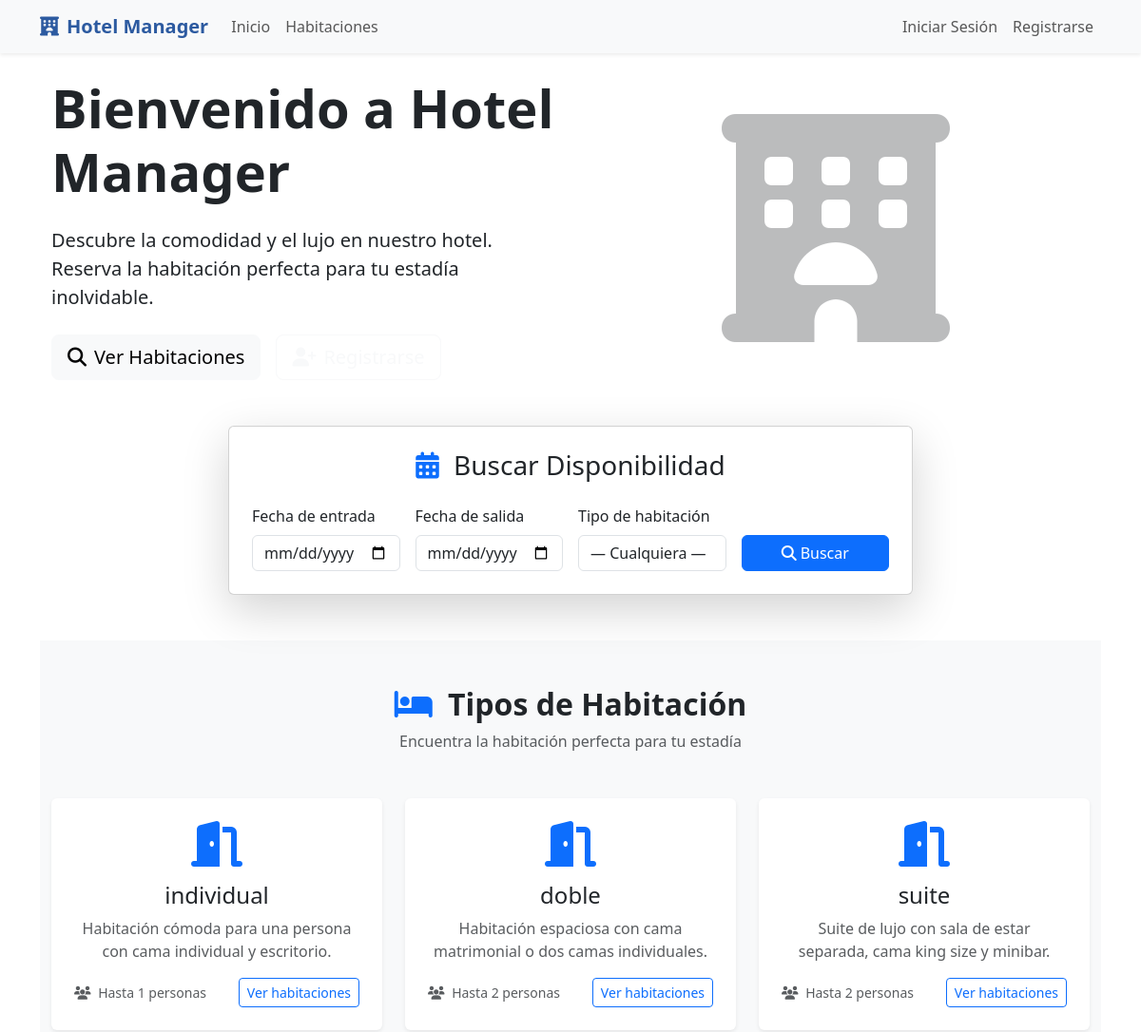
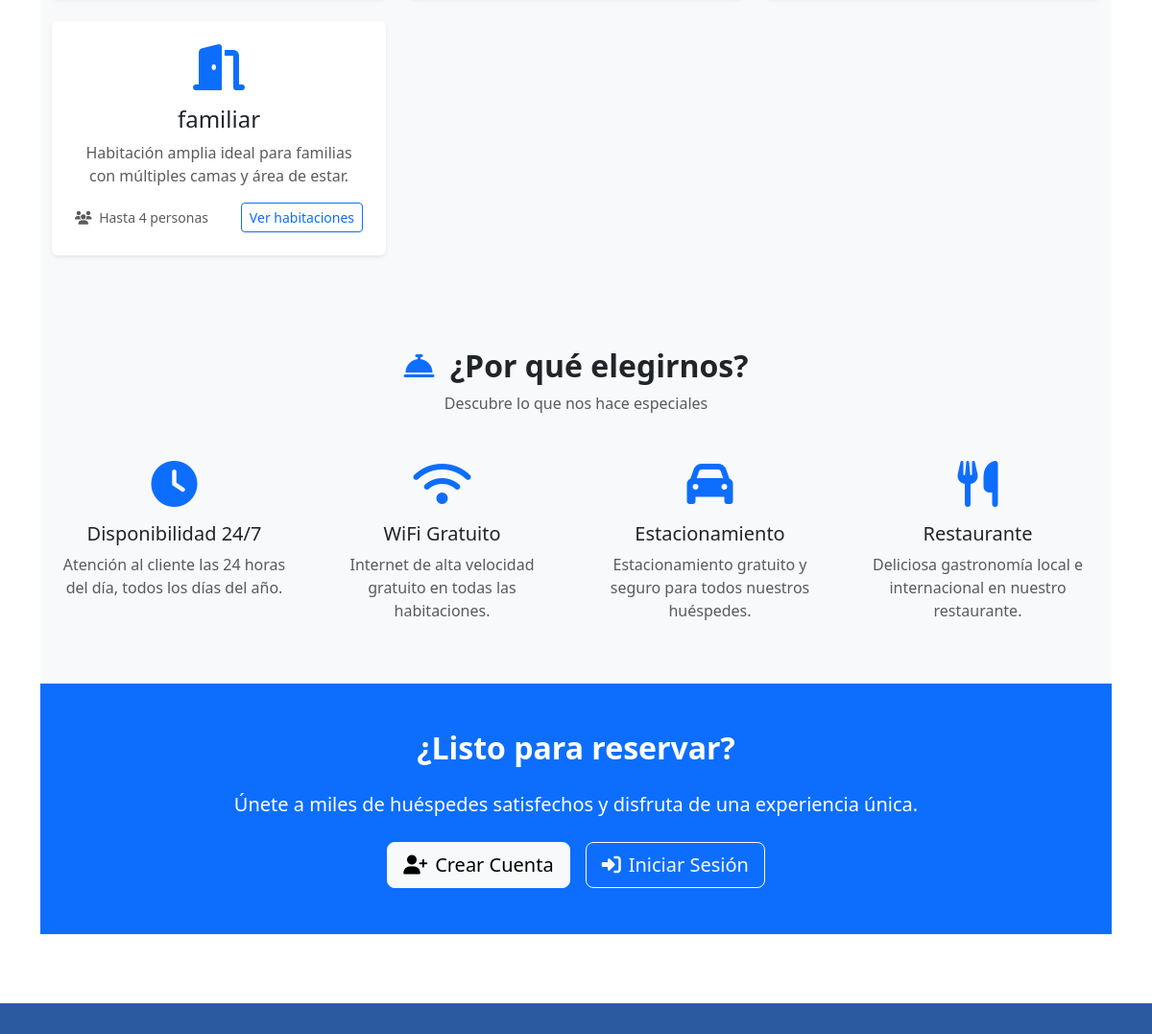
The page / on the database its author committed (2 pictures, top to bottom).
### hotel/models.py (models this page shows, shortened)
class TipoHabitacion(models.Model):
    TIPOS_HABITACION = [
        ('individual', 'Individual'),
        ('doble', 'Doble'),
        ('suite', 'Suite'),
        ('familiar', 'Familiar'),
    ]
    nombre = models.CharField(max_length=50, choices=TIPOS_HABITACION, unique=True)
    descripcion = models.TextField(blank=True)
    precio_por_noche = models.DecimalField(max_digits=10, decimal_places=2)
    capacidad_maxima = models.PositiveIntegerField()
    class Meta:
        verbose_name = "Tipo de Habitación"
        verbose_name_plural = "Tipos de Habitación"
        indexes = [
            models.Index(fields=['nombre']),
        ]

### hotel/views.py (the view)
# urls.py: path('', views.inicio, name='inicio'),
def inicio(request):
    habitaciones_disponibles = []
    todas_habitaciones = Habitacion.objects.filter(estado='disponible')
    for habitacion in todas_habitaciones:
        if habitacion.esta_disponible():
            habitaciones_disponibles.append(habitacion)
    habitaciones_disponibles = habitaciones_disponibles[:6]
    tipos_habitacion = TipoHabitacion.objects.all()
    contexto = {
        'habitaciones_disponibles': habitaciones_disponibles,
        'tipos_habitacion': tipos_habitacion,
        'es_admin': es_administrador(request.user) if request.user.is_authenticated else False,
        'hoy': date.today().isoformat(),  # Para el formulario de búsqueda
    }
    return render(request, 'hotel/inicio.html', contexto)

### hotel/models.py (called while the page is built, shortened)
    def esta_disponible(self, fecha_entrada=None, fecha_salida=None):
        if self.estado != 'disponible':
            return False
        hoy = date.today()
        if not fecha_entrada or not fecha_salida:
            reservas_activas = self.reservas.filter(
                estado__in=['pendiente', 'confirmada'],
                fecha_salida__gte=hoy
            )
            return not reservas_activas.exists()

### hotel/templates/hotel/inicio.html (shortened to what this page needs)
{% extends 'hotel/base.html' %}
{% block contenido %}
<section class="hero-section">
    <div class="container">
        <div class="row align-items-center">
            <div class="col-lg-6">
                <h1 class="display-4 fw-bold mb-4">
                    Bienvenido a Hotel Manager
                </h1>
                <p class="lead mb-4">
                    Descubre la comodidad y el lujo en nuestro hotel.
                    Reserva la habitación perfecta para tu estadía inolvidable.
                </p>
                <div class="d-flex gap-3">
                    <a href="{% url 'lista_habitaciones' %}" class="btn btn-light btn-lg">
                        <i class="fas fa-search me-2"></i>Ver Habitaciones
                    </a>
                    {% if not user.is_authenticated %}
                        <a href="{% url 'registrarse' %}" class="btn btn-outline-light btn-lg">
                            <i class="fas fa-user-plus me-2"></i>Registrarse
                        </a>
                    {% endif %}
                </div>
            </div>
            <div class="col-lg-6 text-center">
                <i class="fas fa-hotel" style="font-size: 15rem; opacity: 0.3;"></i>
            </div>
        </div>
    </div>
</section>
<section class="py-5">
    <div class="container">
        <div class="row justify-content-center">
            <div class="col-lg-8">
                <div class="card shadow-lg">
                    <div class="card-body p-4">
                        <h3 class="text-center mb-4">
                            <i class="fas fa-calendar-alt me-2 text-primary"></i>
                            Buscar Disponibilidad
                        </h3>
                        <form id="busqueda-form" method="post" action="{% url 'buscar_habitaciones' %}">
                            <div class="row g-3">
                                <div class="col-md-3">
                                    <label class="form-label">Fecha de entrada</label>
                                    <input type="date" name="fecha_entrada" class="form-control"
                                        min="{{ fecha_hoy|date:'Y-m-d' }}" required>
                                </div>
                                <div class="col-md-3">
                                    <label class="form-label">Fecha de salida</label>
                                    <input type="date" name="fecha_salida" class="form-control"
                                        min="{{ fecha_manana|date:'Y-m-d' }}" required>
                                </div>
                                <div class="col-md-3">
                                    <label class="form-label">Tipo de habitación</label>
                                    <select name="tipo" class="form-control">
                                        <option value="">— Cualquiera —</option>
                                    </select>
                                </div>
                                <div class="col-md-3 d-flex align-items-end">
                                    <button type="submit" class="btn btn-primary w-100">
                                        <i class="fas fa-search me-1"></i>Buscar
                                    </button>
                                </div>
                            </div>
                        </form>
                    </div>
                </div>
            </div>
        </div>
    </div>
</section>
{% if tipos_habitacion %}
<section class="py-5 bg-light">
    <div class="container">
        <div class="text-center mb-5">
            <h2 class="fw-bold">
                <i class="fas fa-bed me-2 text-primary"></i>
                Tipos de Habitación
            </h2>
            <p class="text-muted">Encuentra la habitación perfecta para tu estadía</p>
        </div>
        <div class="row g-4">
            {% for tipo in tipos_habitacion %}
                <div class="col-lg-4 col-md-6">
                    <div class="card h-100 border-0 shadow-sm">
                        <div class="card-body text-center p-4">
                            <div class="mb-3">
                                <i class="fas fa-door-open text-primary" style="font-size: 3rem;"></i>
                            </div>
                            <h4 class="card-title">{{ tipo.nombre }}</h4>
                            <p class="card-text text-muted">{{ tipo.descripcion|truncatewords:15 }}</p>
                            <div class="d-flex justify-content-between align-items-center">
                                <small class="text-muted">
                                    <i class="fas fa-users me-1"></i>
                                    Hasta {{ tipo.capacidad_maxima }} personas
                                </small>
                                <a href="{% url 'lista_habitaciones' %}?tipo={{ tipo.id }}"
                                class="btn btn-outline-primary btn-sm">
                                    Ver habitaciones
                                </a>
                            </div>
                        </div>
                    </div>
                </div>
            {% endfor %}
        </div>
    </div>
</section>
{% endif %}
<section class="py-5 bg-light">
    <div class="container">
        <div class="text-center mb-5">
            <h2 class="fw-bold">
                <i class="fas fa-concierge-bell me-2 text-primary"></i>
                ¿Por qué elegirnos?
            </h2>
            <p class="text-muted">Descubre lo que nos hace especiales</p>
        </div>
        <div class="row g-4">
            <div class="col-lg-3 col-md-6">
                <div class="text-center">
                    <div class="mb-3">
                        <i class="fas fa-clock text-primary" style="font-size: 3rem;"></i>
                    </div>
                    <h5>Disponibilidad 24/7</h5>
                    <p class="text-muted">Atención al cliente las 24 horas del día, todos los días del año.</p>
                </div>
            </div>
            <div class="col-lg-3 col-md-6">
                <div class="text-center">
                    <div class="mb-3">
                        <i class="fas fa-wifi text-primary" style="font-size: 3rem;"></i>
                    </div>
                    <h5>WiFi Gratuito</h5>
                    <p class="text-muted">Internet de alta velocidad gratuito en todas las habitaciones.</p>
                </div>
            </div>
            <div class="col-lg-3 col-md-6">
                <div class="text-center">
                    <div class="mb-3">
                        <i class="fas fa-car text-primary" style="font-size: 3rem;"></i>
                    </div>
                    <h5>Estacionamiento</h5>
                    <p class="text-muted">Estacionamiento gratuito y seguro para todos nuestros huéspedes.</p>
                </div>
            </div>
            <div class="col-lg-3 col-md-6">
                <div class="text-center">
                    <div class="mb-3">
                        <i class="fas fa-utensils text-primary" style="font-size: 3rem;"></i>
                    </div>
                    <h5>Restaurante</h5>
                    <p class="text-muted">Deliciosa gastronomía local e internacional en nuestro restaurante.</p>
                </div>
            </div>
        </div>
    </div>
</section>
{% if not user.is_authenticated %}
<section class="py-5 bg-primary text-white">
    <div class="container text-center">
        <h2 class="fw-bold mb-4">¿Listo para reservar?</h2>
        <p class="lead mb-4">
            Únete a miles de huéspedes satisfechos y disfruta de una experiencia única.
        </p>
        <div class="d-flex justify-content-center gap-3">
            <a href="{% url 'registrarse' %}" class="btn btn-light btn-lg">
                <i class="fas fa-user-plus me-2"></i>Crear Cuenta
            </a>
            <a href="{% url 'iniciar_sesion' %}" class="btn btn-outline-light btn-lg">
                <i class="fas fa-sign-in-alt me-2"></i>Iniciar Sesión
            </a>
        </div>
    </div>
</section>
{% endif %}
{% endblock %}

### hotel/templates/hotel/base.html (style rules this page uses)
body { display: flex; flex-direction: column; min-height: 100vh; }

### rows shown on the page
TipoHabitacion: nombre "individual", descripcion "Habitación cómoda para una persona con cama individual y escritorio.", capacidad_maxima "1"
TipoHabitacion: nombre "doble", descripcion "Habitación espaciosa con cama matrimonial o dos camas individuales.", capacidad_maxima "2"
TipoHabitacion: nombre "suite", descripcion "Suite de lujo con sala de estar separada, cama king size y minibar.", capacidad_maxima "2"
TipoHabitacion: nombre "familiar", descripcion "Habitación amplia ideal para familias con múltiples camas y área de estar.", capacidad_maxima "4"
